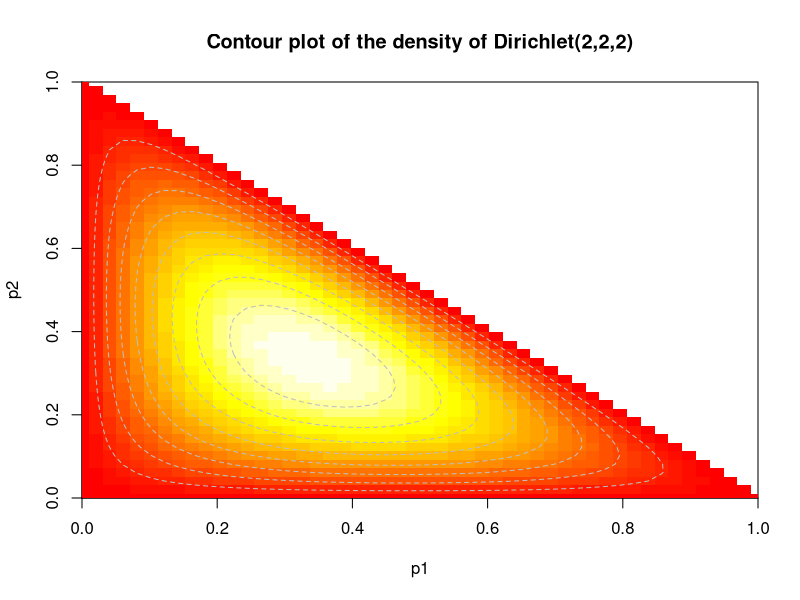

Recreate this plot in R.
# Description: 
#   This script shows Density plot of Dirichlet distribution
#
# Details:
#    Density plot of Dirichlet(2,2,2)
#
# License: GNU v3
#
# Date: October 19, 2016
#
# Authors:
#    Rcode was modified by Jiali Lin.
#    Depts. of Statistics, Virginia Tech,
#    Hutcheson Hall, 403K, Blacksburg, VA 24061 
#
# Source: 
#   http://www.apps.stat.vt.edu/zhu/teaching/2016/6474/6474_2016.htm

rm(list = ls())

library(gtools)
alpha = c(2,2,2)
p1 = seq(0,1,length=50)
p2 = p1
dens = matrix(0, 50, 50)

for (i in 1:50)
  for (j in 1:50)
    dens[i,j] = ifelse(p1[i] + p2[j] > 1, NA, 
                       ddirichlet(c(p1[i], p2[j], 1 - p1[i] - p2[j]), alpha = c(2, 2, 2)))

image(x = p1,y = p2, z = dens, 
      xlim = c(0,1),ylim = c(0,1), 
      zlim = c(min(dens,na.rm = T), max(dens, na.rm = T )),
      col = heat.colors(30),
      main = "Contour plot of the density of Dirichlet(2,2,2)",
      xlab = "p1", ylab = "p2")
contour(x = p1,y = p2,z = dens, add = TRUE, drawlabels = FALSE, col = "grey", lty = 2)
